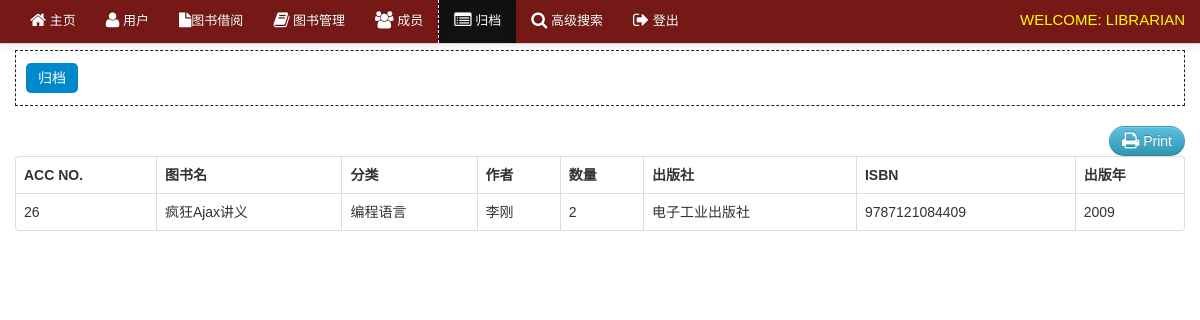
Page /librarian/archive.php (signed in) on the committed database.
### tables this page shows
CREATE TABLE IF NOT EXISTS `book` (
  `book_id` int(11) NOT NULL,
  `book_title` varchar(100) NOT NULL,
  `category_id` int(50) NOT NULL,
  `author` varchar(50) NOT NULL,
  `book_copies` int(11) NOT NULL,
  `book_pub` varchar(100) NOT NULL,
  `publisher_name` varchar(100) NOT NULL,
  `isbn` varchar(50) NOT NULL,
  `copyright_year` int(11) NOT NULL,
  `date_receive` varchar(20) NOT NULL,
  `date_added` datetime NOT NULL,
  `status` varchar(30) NOT NULL
);

CREATE TABLE IF NOT EXISTS `category` (
  `category_id` int(11) NOT NULL,
  `classname` varchar(50) DEFAULT NULL
);

### librarian/archive.php (the view, shortened to what this page needs)
<?php include('header.php'); ?>
<?php include('navbar_archive.php'); ?>
<div class="container">
  <div class="margin-top">
    <div class="row">
      <div class="span12">
        <ul class="nav nav-pills">
          <li class="active">
            <a href="archive.php">归档</a>
          </li>
        </ul>
        <table cellpadding="0" cellspacing="0" border="0" class="table  table-bordered" id="example">
          <div class="pull-right">
            <a href="" onclick="window.print()" class="btn btn-info">
              <i class="icon-print icon-large"></i>
              Print</a>
          </div>
          <thead>
            <tr>
              <th>Acc No.</th>
              <th>图书名</th>
              <th>分类</th>
              <th>作者</th>
              <th class="action">数量</th>
              <th>出版社</th>
              <th>ISBN</th>
              <th>出版年</th>
            </tr>
          </thead>
          <tbody>
            <?php $user_query=mysql_query("select * from book where status = 'Archive'")or die(mysql_error()); while($row=mysql_fetch_array($user_query)){ $id=$row['book_id']; $cat_id=$row['category_id']; $cat_query = mysql_query("select * from category where
            category_id = '$cat_id'")or die(mysql_error()); $cat_row = mysql_fetch_array($cat_query); ?>
            <tr class="del<?php echo $id ?>">
              <td><?php echo $row['book_id']; ?></td>
              <td><?php echo $row['book_title']; ?></td>
              <td><?php echo $cat_row ['classname']; ?>
              </td>
              <td><?php echo $row['author']; ?>
              </td>
              <td class="action"><?php echo $row['book_copies']; ?>
              </td>
              <td><?php echo $row['publisher_name']; ?></td>
              <td><?php echo $row['isbn']; ?></td>
              <td><?php echo $row['copyright_year']; ?></td>
            </tr>
            <?php  }  ?>
          </tbody>
        </table>
      </div>
    </div>
  </div>
</div>
<?php include('footer.php') ?>

### librarian/css/docs.css (style rules this page uses)
body { font-family:'TR Century Gothic',Helvetica,Arial,sans-serif !important; }
.btn { border-radius: 25px !important; }
.nav-tabs, .nav-pills { border: 1px dashed #222 !important; padding: 10px; }
th { text-transform:uppercase; }
.nav li a { text-transform:uppercase; }
.margin-top { margin-top:50px; }
body { background: url(../img/grid_noise.png); position: relative; }

### librarian/css/print.css (style rules this page uses)
.action { display:none; }
th { text-align:left; }
td { text-align:left; border-top:1px solid; padding:2px; }
.btn { display:none; }
body { font-family:arial; font-size:13px; }
.nav { display:none; }

### rows in the picture
book: book_id "26", book_title "疯狂Ajax讲义", category.classname "编程语言", author "李刚", book_copies "2", publisher_name "电子工业出版社", isbn "9787121084409", copyright_year "2009"
